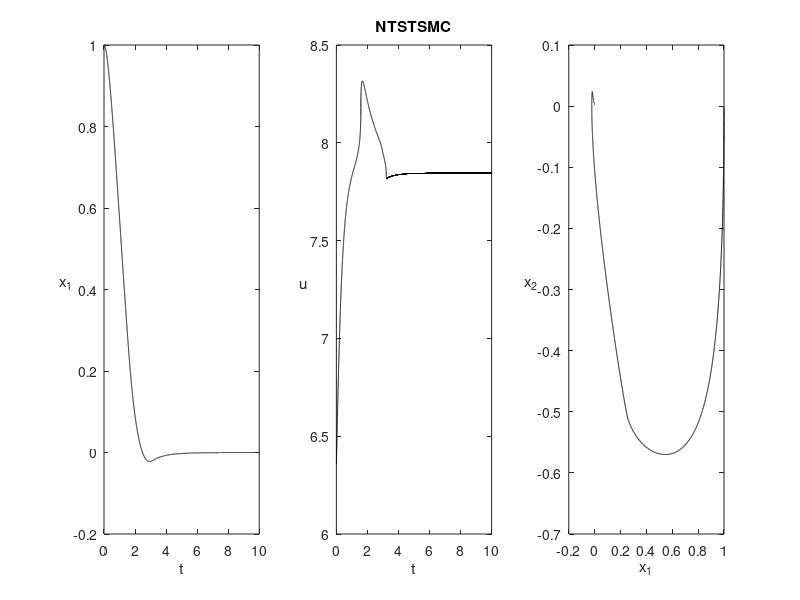

Here is the MATLAB script that generated this plot:
clc,clear,close all

t_end = 10; n = 10000;dt = t_end/n;
m = 0.8; g = 9.80665; %Ix = 0.005; Iy = 0.005; Iz = 0.009; L = 0.33 / 2;
Kz = 0;

alpha = 2;beta = 1;gamma = 0.4;
mu = 15/17;r = 5/3;
K1 = 1.2;K2 = 0.5;

ez=1; ez_dot = 0; z_des_dotdot = 0;
s_z_integ = 0;
y1_array = [];
y2_array = [];
s_array = [];u_array=[];s_dot_array=[];
for t = linspace(0,t_end,n)
    
    s = alpha * ez +  real(beta * sign(ez_dot) * abs(ez_dot) ^ mu) + real(gamma * sign(ez) * abs(ez) ^ r);
    s_z_integ = s_z_integ + K2 * sign(s) * dt;

    u = -m*(-g - Kz/m*ez_dot - z_des_dotdot + alpha/(beta*mu)*sign(ez_dot) * abs(ez_dot)^(2-mu)...
    + gamma*r/(beta*mu)*(sign(ez) * abs(ez)^(r-1))* sign(ez_dot) * abs(ez_dot)^(2-mu) + K1*(abs(s))^(1/2)*sign(s)...
    + s_z_integ);

    ez_dot = ez_dot + (u/m -g) * dt;
    ez = ez + ez_dot * dt;
    u_array = [u_array,u];
    s_array = [s_z_integ,s];
    % if (t > 0)  s_dot_array = [s_dot_array,s_dot]; end
    y1_array = [y1_array, ez];
    y2_array = [y2_array, ez_dot];
end
t = linspace(0,t_end,n);
subplot(1,3,1);plot(t,y1_array,'k');xlabel('t');ylabel('x_1',"Rotation",0)
subplot(1,3,2);plot(t,u_array,'k');xlabel('t');ylabel('u',"Rotation",0);title('NTSTSMC')
subplot(1,3,3);plot(y1_array,y2_array,'k');xlabel('x_1');ylabel('x_2',"Rotation",0)
